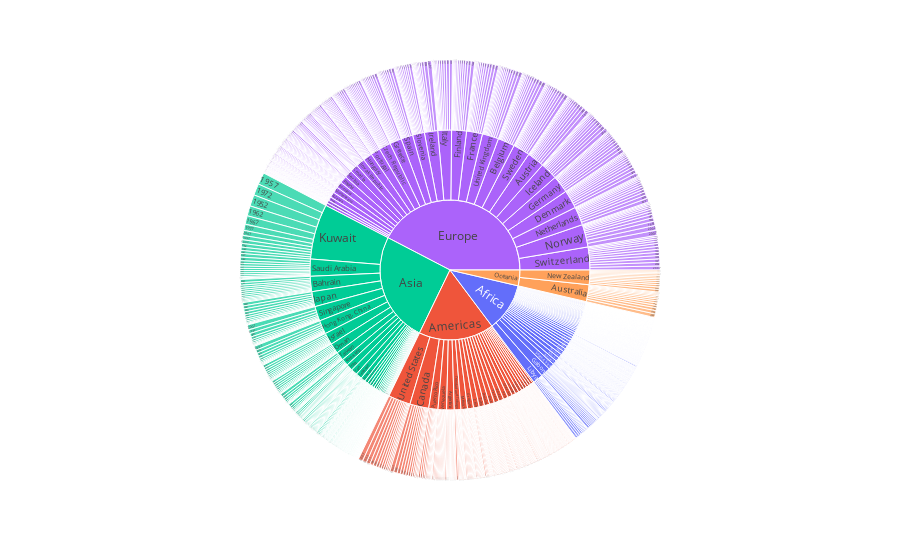

Notebook code cell kept with this figure:
### Code cell
px.sunburst(df,path=['continent','country','year'],values='gdpPercap',color='continent')

### Figure 1 — Plotly figure (JSON) as saved in the notebook; plotly's stock layout.template omitted (floating-point values rounded to 4 significant figures; data arrays with more than 128 entries replaced by an {"elided": "..."} marker saying what was removed)
{"data": [{"branchvalues": "total", "customdata": {"elided": "1851x1 str values"}, "domain": {"x": [0, 1], "y": [0, 1]}, "hovertemplate": "labels=%{label}<br>gdpPercap=%{value}<br>parent=%{parent}<br>id=%{id}<br>continent=%{customdata[0]}<extra></extra>", "ids": {"elided": "1851 str values"}, "labels": {"elided": "1851 str values"}, "marker": {"colors": {"elided": "1851 str values"}}, "name": "", "parents": {"elided": "1851 str values"}, "type": "sunburst", "values": {"elided": "1851 float values"}}], "layout": {"legend": {"tracegroupgap": 0}, "margin": {"t": 60}}}
